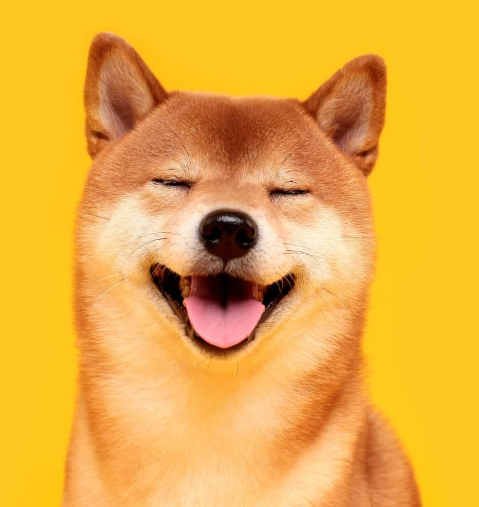
#> input picture Zadanie9/shiba.png, 957 x 1013 px (shown at 1/2 size)
$ python shiba.py
#> lines starting #> are read from the running program, lines starting #| are printed output that depends on the picture
import numpy as np
import cv2 as cv
import matplotlib.pyplot as plt


if __name__ == '__main__':
    training_original = cv.imread('shiba.png', 0)
#> training_original: shape (1013, 957); min 0, max 251, mean 178.4
    training_brgTOrgb = cv.cvtColor(training_original, cv.COLOR_BGR2RGB)

    test_original = cv.imread('shiba_tilt.png', 0)
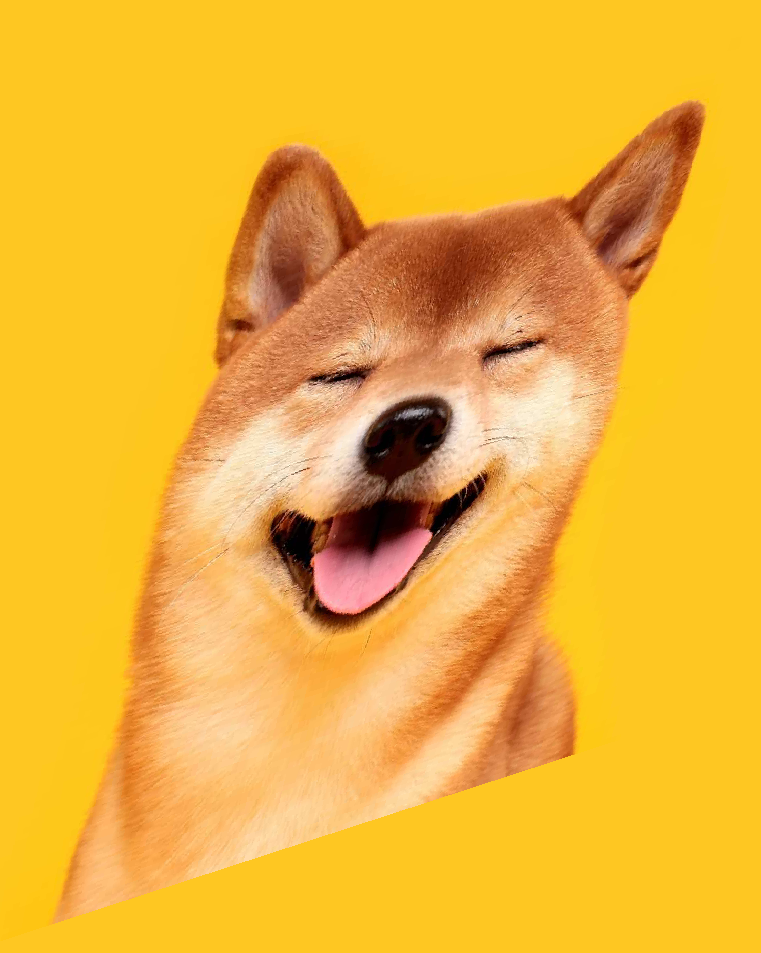
#> input picture Zadanie9/shiba_tilt.png, 761 x 953 px
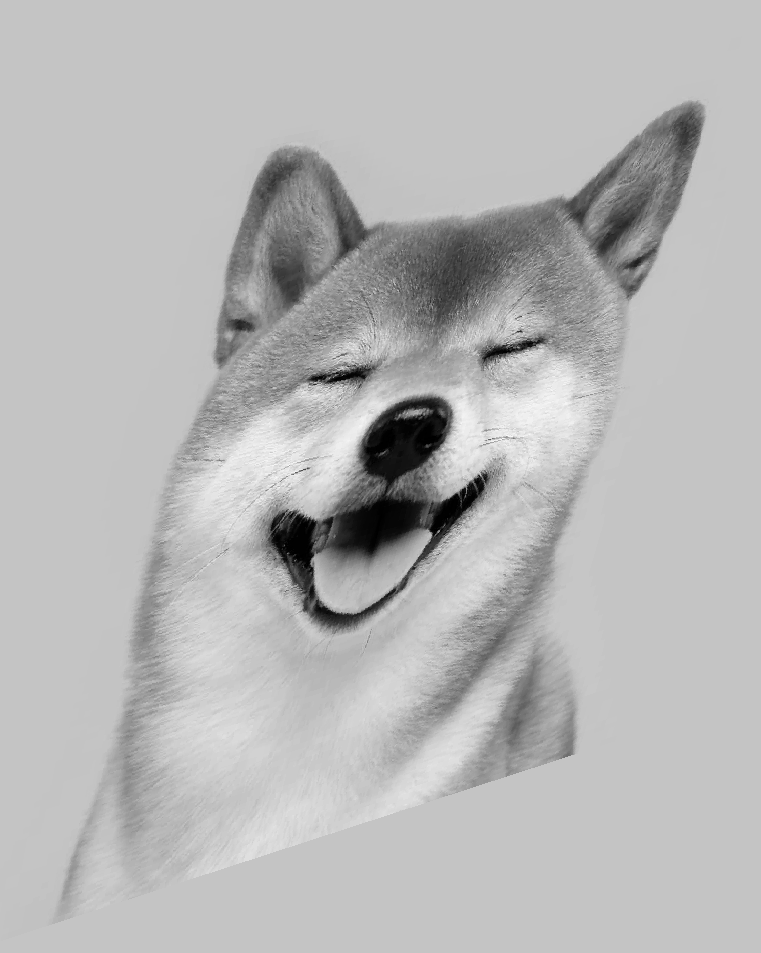
#> test_original: shape (953, 761); min 0, max 249, mean 182.8
    test_brgTOrgb = cv.cvtColor(test_original, cv.COLOR_BGR2RGB)


    test_brgTOrgb = cv.pyrDown(test_brgTOrgb)
#> test_brgTOrgb: shape (477, 381, 3)
    test_brgTOrgb = cv.pyrDown(test_brgTOrgb)
#> test_brgTOrgb: shape (239, 191, 3)

    # [6 lines of commented-out code are left out]

    fx, plots = plt.subplots(1, 2, figsize=(20, 10))
    plots[0].set_title("Training Image")
    plots[0].imshow(training_brgTOrgb)
    plots[1].set_title("Testing Image")
    plots[1].imshow(test_brgTOrgb)
    plt.show()
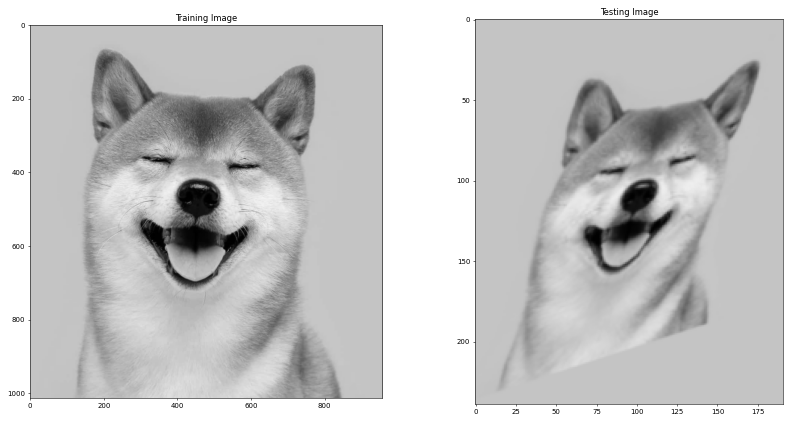
#> figure drawn by matplotlib, 2 panels
    #########################################################
    sift = cv.SIFT_create(800)

    train_keypoints, train_descriptor = sift.detectAndCompute(training_original, None)
#> train_keypoints = 800 keypoints; strongest (x, y, size): (331, 565, 43.6), (555, 585, 38.3), (446, 551, 130.7), (552, 384, 18.8)

    test_keypoints, test_descriptor = sift.detectAndCompute(test_original, None)
#> test_keypoints = 590 keypoints; strongest (x, y, size): (292, 539, 35.9), (399, 492, 86), (357, 374, 14.8), (527, 344, 8.1)
    #########################################################
    keypoints_without_size = np.copy(training_brgTOrgb)
    keypoints_with_size = np.copy(training_brgTOrgb)

    cv.drawKeypoints(training_brgTOrgb, train_keypoints, keypoints_without_size, color=(0, 255, 0))
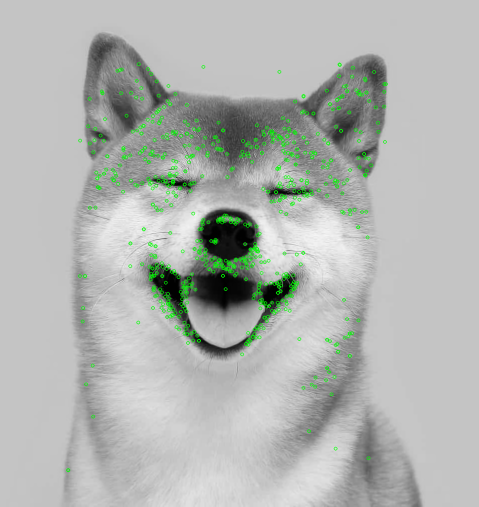
#> keypoints_without_size: shape (1013, 957, 3) (shown at 1/2 size); mean R, G, B 176.5, 180.5, 176.5
    cv.drawKeypoints(training_brgTOrgb, train_keypoints, keypoints_with_size, flags=cv.DRAW_MATCHES_FLAGS_DRAW_RICH_KEYPOINTS)
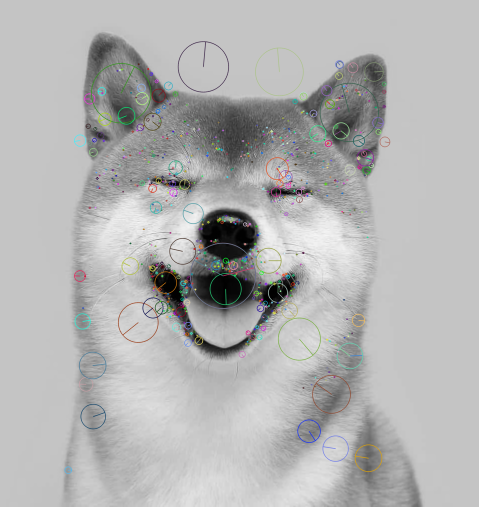
#> keypoints_with_size: shape (1013, 957, 3) (shown at 1/2 size); mean R, G, B 178.1, 178.4, 178.1

    fx, plots = plt.subplots(1, 2, figsize=(20, 10))
    plots[0].set_title("Train keypoints With Size")
    plots[0].imshow(keypoints_with_size, cmap='gray')
    plots[1].set_title("Train keypoints Without Size")
    plots[1].imshow(keypoints_without_size, cmap='gray')
    plt.show()

    print("Number of Keypoints Detected In The Training Image: ", len(train_keypoints))
#| Number of Keypoints Detected In The Training Image:  800
    print("Number of Keypoints Detected In The TestingImage: ", len(test_keypoints))
#| Number of Keypoints Detected In The TestingImage:  590
    ##################################################
    bf = cv.BFMatcher(cv.NORM_L1, crossCheck=False)

    matches = bf.match(train_descriptor, test_descriptor)
#> matches = 800 matches

    matches=sorted(matches, key=lambda x: x.distance)

    result = cv.drawMatches(training_brgTOrgb, train_keypoints, test_brgTOrgb, test_keypoints, matches, test_brgTOrgb, flags=2)
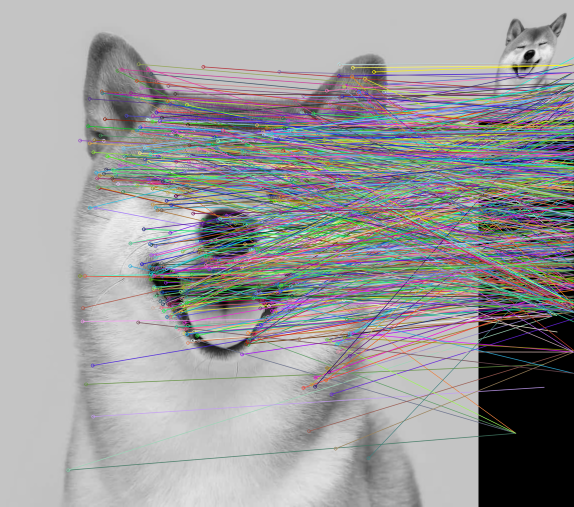
#> result: shape (1013, 1148, 3) (shown at 1/2 size); mean R, G, B 155, 154.6, 155.9
    plt.figure()
    plt.rcParams['figure.figsize'] = [14.0, 7.0]
    plt.title('Best Matching Points')
    plt.imshow(result)
    plt.show()
    print("\nNumber of Matching Keypoints Between The Training and Testing Images: ", len(matches))
#| Number of Matching Keypoints Between The Training and Testing Images:  800
    ###################################################
    good_matches = matches[:25]
#> good_matches = 25 matches
    src_pts = np.float32([train_keypoints[m.queryIdx].pt for m in good_matches]).reshape(-1, 1, 2)
#> src_pts = 25 rows, first 8: [135.9, 939.9], [398.8, 458.1], [566.3, 394.9], [312.7, 162.2], [526.6, 656.2], [771.4, 167.7], [406.1, 439.2], [605.5, 376]
    dst_pts = np.float32([test_keypoints[m.trainIdx].pt for m in good_matches]).reshape(-1, 1, 2)
#> dst_pts = 25 rows, first 8: [74.15, 866], [363.4, 439.8], [502.4, 359.7], [353.4, 212.3], [423.1, 567.4], [697.5, 144], [363.4, 439.8], [532.9, 337.9]
    M, mask = cv.findHomography(src_pts, dst_pts, cv.RANSAC, 5.0)
#> M = [[0.905, -0.161, 116.8], [-0.15, 0.928, 123.6], [0.000146, 0.000115, 1]]; mask = 25 values, max 1 at index 0, min 0 at index 6, mean 0.76
    matchesMask = mask.ravel().tolist()
#> matchesMask has the same summary as mask
    h, w = training_brgTOrgb.shape[:2]
#> h = 1013; w = 957
    pts = np.float32([[0, 0], [0, h - 1], [w - 1, h - 1], [w - 1, 0]]).reshape(-1, 1, 2)
    dst = cv.perspectiveTransform(pts, M)
#> dst = [[116.8, 123.6], [-41.36, 952.1], [651.8, 732], [861.4, -17.41]]
    dst += (w, 0)
#> dst = [[1073.8, 123.6], [915.6, 952.1], [1608.8, 732], [1818.4, -17.41]]

    draw_params = dict(matchColor=(0, 255, 0), singlePointColor =None,matchesMask =matchesMask, flags =2)
#> draw_params = 4 items

    img3 = cv.drawMatches(training_original, train_keypoints, test_original, test_keypoints, good_matches, None, **draw_params)

    img3 = cv.polylines(img3, [np.int32(dst)], True, (255, 0, 0), 3, cv.LINE_AA)
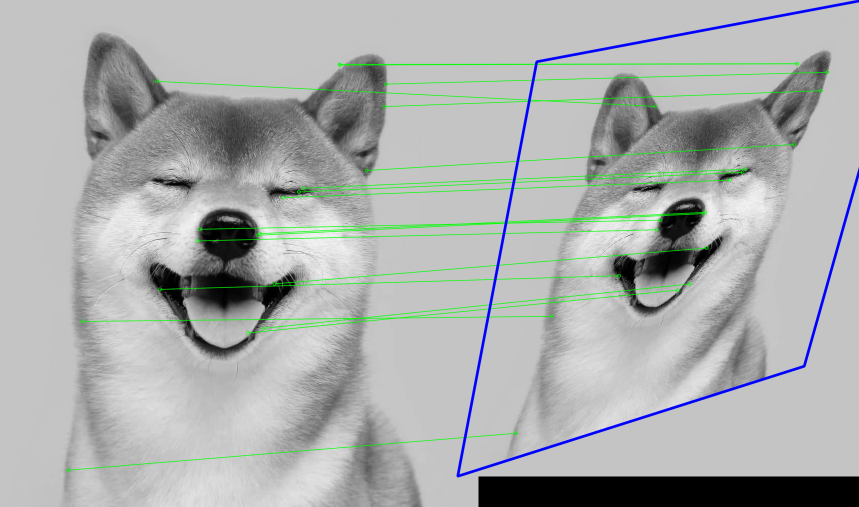
#> img3: shape (1013, 1718, 3) (shown at 1/2 size); mean of channels 0, 1, 2 173.7, 175, 171.6; drawn as B, G, R
    plt.figure()
    plt.title('Found Object')
    plt.imshow(img3)
    plt.show()
